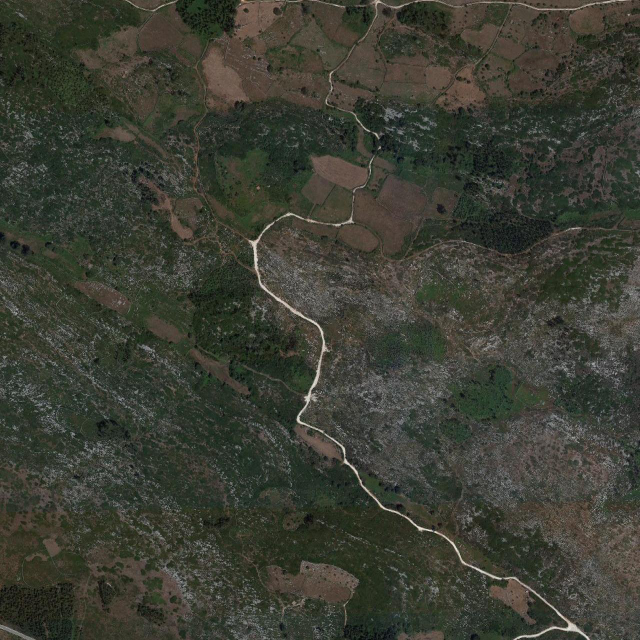
#> input picture imgs/img.png, 1280 x 1280 px, given in place of img4.png, which was not available (shown at 1/2 size)
$ python imagefilter.py   (older library calls are emulated)
#> lines starting #> are read from the running program, lines starting #| are printed output that depends on the picture; after the words box and inside, x2 and y2 are one past the last pixel; in counts of white or black regions, pixels touching at a corner belong together; pictures that were not available may be replaced by others from this repository, and a replacement may not be noted
#> in main, img is the input picture: shape (1280, 1280, 3); mean B, G, R 51.3, 61.8, 59.8
import numpy as np
import cv2
from moviepy.editor import *

#myvideo = VideoFileClip('./video/testvideo.mp4')
#myvideoedited = myvideo.subclip(35, 120)
#myvideoedited.write_videofile('./video/cuttedclip.mp4',audio=False)

def filterImg(frame):
    blurred_frame = cv2.GaussianBlur(frame, (5,5), 0)
    #hsv = cv2.cvtColor(blurred_frame, cv2.COLOR_BGR)
    lower_green = np.array([18,31,26])
    high_green = np.array([57,70,63])
    lower_greenyell = np.array([57,70,63])
    high_greenyell = np.array([97,110,133])
    lower_yellow = np.array([97,110,133])
    high_yellow = np.array([143,156,171])
    mask = cv2.inRange(blurred_frame,lower_green, high_green)
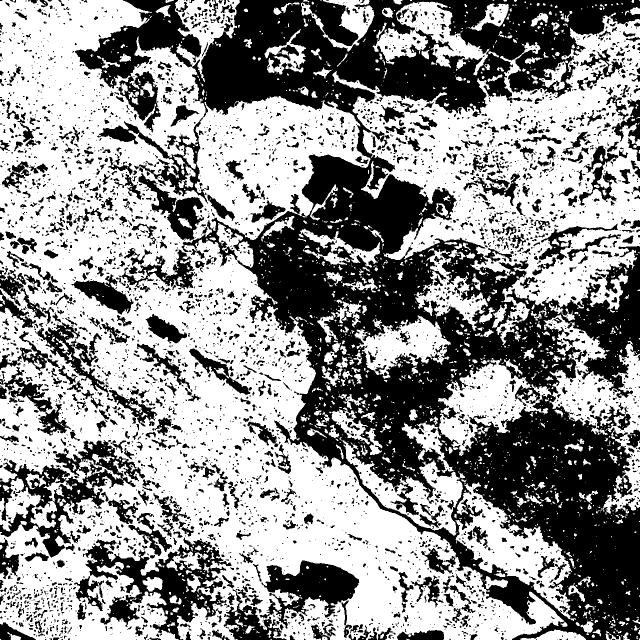
#> mask: shape (1280, 1280) (shown at 1/2 size); 57.5% white; 4805 black regions (3544 under 20 px), largest, box (x1, y1, x2, y2) and area: (150, 0, 1280, 1280) 456839, (148, 1075, 463, 1280) 22588, (0, 880, 290, 1115) 19048
    mask2 = cv2.inRange(blurred_frame,lower_greenyell, high_greenyell)
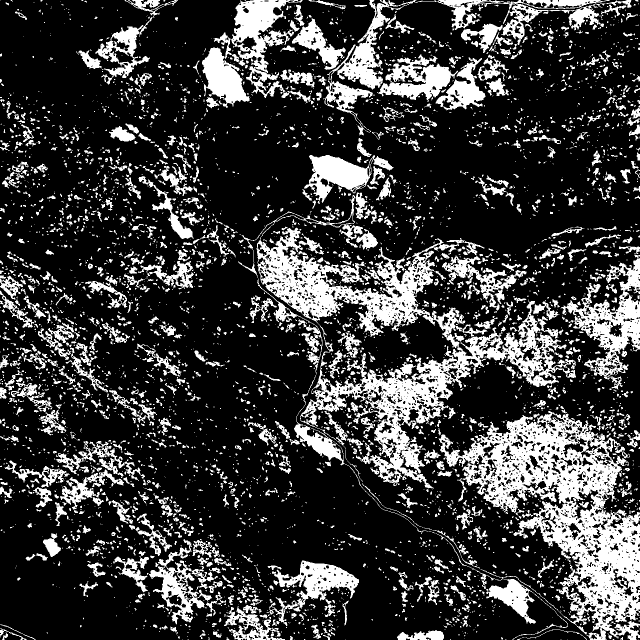
#> mask2: shape (1280, 1280) (shown at 1/2 size); 23.6% white; 4672 white regions (3387 under 20 px), largest, box (x1, y1, x2, y2) and area: (476, 390, 1152, 977) 70362, (872, 822, 1280, 1280) 68962, (649, 0, 1220, 271) 17387
    mask3 = cv2.inRange(blurred_frame,lower_yellow, high_yellow)
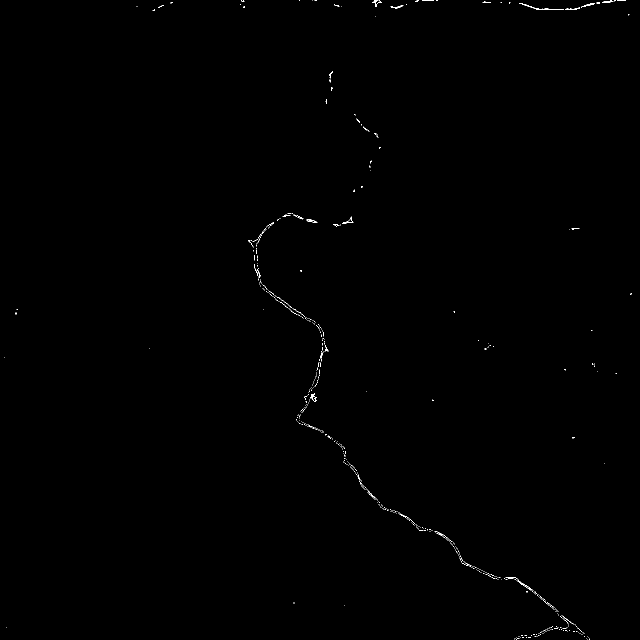
#> mask3: shape (1280, 1280) (shown at 1/2 size); 0.19% white in thin lines or dots
    _, contours, _ = cv2.findContours(mask, cv2.RETR_EXTERNAL, cv2.CHAIN_APPROX_SIMPLE)
#> contours = 1737 contours, 1422 with area under 20; largest, box (x1, y1, x2, y2) and area: (0, 0, 1128, 1280) 724460, (665, 25, 1280, 690) 188746, (876, 629, 1280, 1028) 44157, (911, 964, 1152, 1242) 23258, (679, 874, 926, 1071) 15366
    _, contours2, _ = cv2.findContours(mask2, cv2.RETR_EXTERNAL, cv2.CHAIN_APPROX_SIMPLE)
#> contours2 = 4512 contours, 3683 with area under 20; largest, box (x1, y1, x2, y2) and area: (476, 390, 1152, 977) 108155, (872, 822, 1280, 1280) 84832, (649, 0, 1220, 271) 18186, (1121, 506, 1280, 759) 15036, (462, 0, 605, 196) 10484
    _, contours3, _ = cv2.findContours(mask3, cv2.RETR_EXTERNAL, cv2.CHAIN_APPROX_SIMPLE)
#> contours3 = 534 contours, 523 with area under 20; largest, box (x1, y1, x2, y2) and area: (1038, 6, 1128, 20) 94, (620, 787, 633, 803) 90, (684, 433, 707, 448) 76, (1011, 1154, 1066, 1182) 68, (613, 438, 635, 445) 56

    cv2.drawContours(frame, contours, -1, (0,255,0), 4)
#> frame: shape (1280, 1280, 3); 17.41% of pixels changed, all inside (x1, y1, x2, y2) = (0, 0, 1280, 1280)
    cv2.fillPoly(frame,contours,(0,255,0))
    cv2.drawContours(frame, contours2, -1, (0, 255, 255), 4)
    cv2.fillPoly(frame, contours2, (0, 255, 255))
    cv2.drawContours(frame, contours3, -1, (0, 0, 255), 4)
    cv2.fillPoly(frame,contours2, (0, 0, 255))
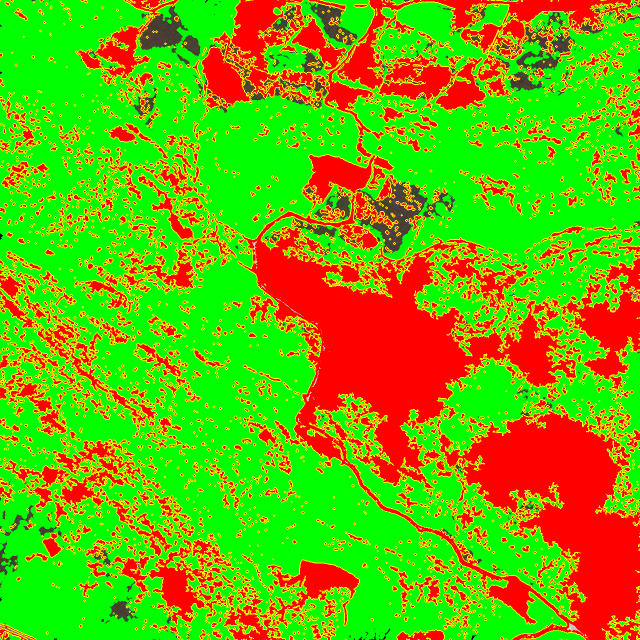
#> frame: shape (1280, 1280, 3) (shown at 1/2 size); mean B, G, R 1.5, 176.5, 113
    return frame


# [4 lines of commented-out code are left out]
def main():
    cap = cv2.VideoCapture('./video/cuttedclip.mp4')
    img = cv2.imread('./img4.png')
    while(cap.isOpened()):
        imgconverted = filterImg(img)
        _, frame = cap.read()
        blurred_frame = cv2.GaussianBlur(frame, (5,5), 0)
        #hsv = cv2.cvtColor(blurred_frame, cv2.COLOR_BGR)
        lower_green = np.array([18,31,26])
        high_green = np.array([57,70,63])
        lower_greenyell = np.array([57,70,63])
        high_greenyell = np.array([97,110,133])
        lower_yellow = np.array([97,110,133])
        high_yellow = np.array([143,156,171])
        mask = cv2.inRange(blurred_frame,lower_green, high_green)
        mask2 = cv2.inRange(blurred_frame,lower_greenyell, high_greenyell)
        mask3 = cv2.inRange(blurred_frame,lower_yellow, high_yellow)
        _, contours, _ = cv2.findContours(mask, cv2.RETR_EXTERNAL, cv2.CHAIN_APPROX_SIMPLE)
        _, contours2, _ = cv2.findContours(mask2, cv2.RETR_EXTERNAL, cv2.CHAIN_APPROX_SIMPLE)
        _, contours3, _ = cv2.findContours(mask3, cv2.RETR_EXTERNAL, cv2.CHAIN_APPROX_SIMPLE)

        cv2.drawContours(frame, contours, -1, (74,195,139), 2)
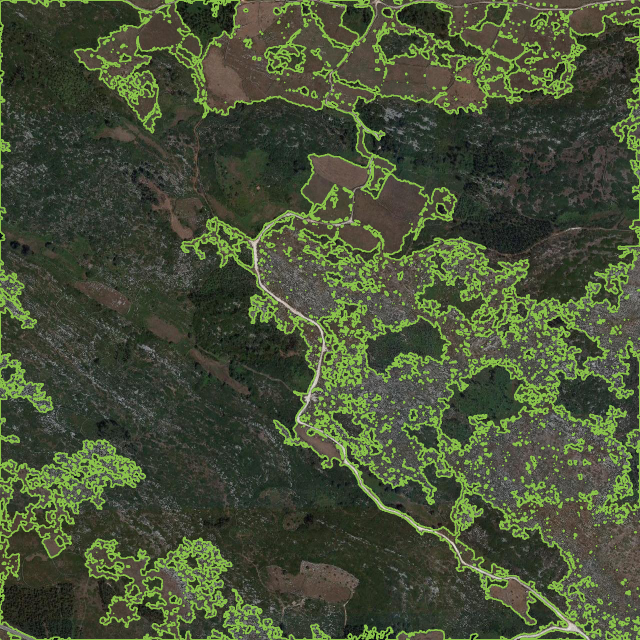
#> frame: shape (1280, 1280, 3) (shown at 1/2 size); 13.64% of pixels changed, all inside (x1, y1, x2, y2) = (0, 0, 1280, 1280)
        cv2.drawContours(frame, contours2, -1, (0, 255, 255), 6)
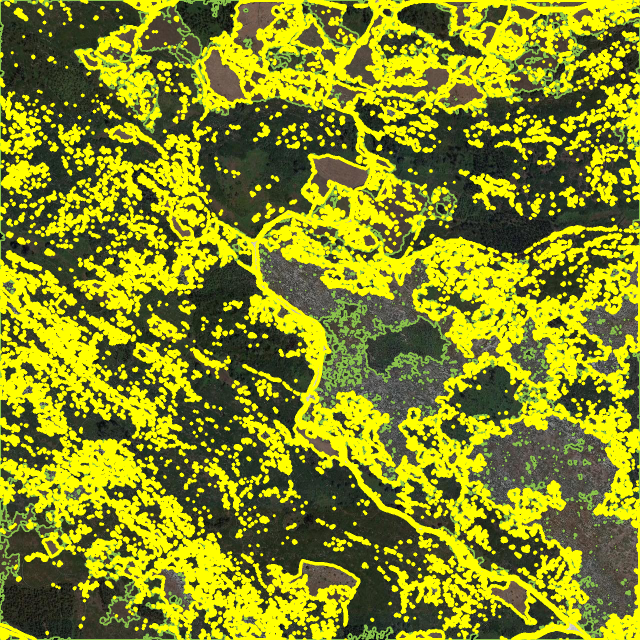
#> frame: shape (1280, 1280, 3) (shown at 1/2 size); mean B, G, R 30, 139.5, 134.6
        cv2.drawContours(frame, contours3, -1, (0, 0, 255), 2)
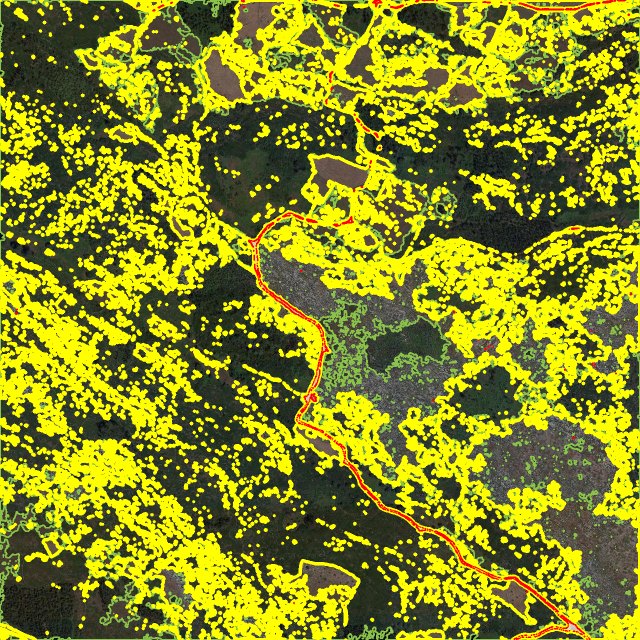
#> frame: shape (1280, 1280, 3) (shown at 1/2 size); 0.65% of pixels changed, all inside (x1, y1, x2, y2) = (8, 0, 1265, 1280)
        cv2.imwrite('./img4converted.png', imgconverted)
        cv2.imshow('result', frame)
        if (cv2.waitKey(1) & 0xFF == ord('q')):
#> (key q is pressed here)
            break
            cap.release()
            cv2.destroyAllWindows()

if __name__ == "__main__":
    main()
